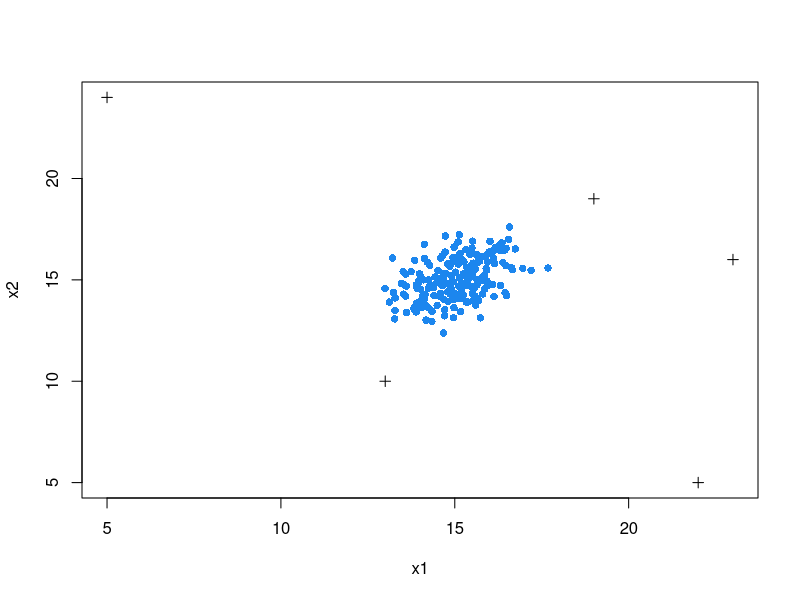
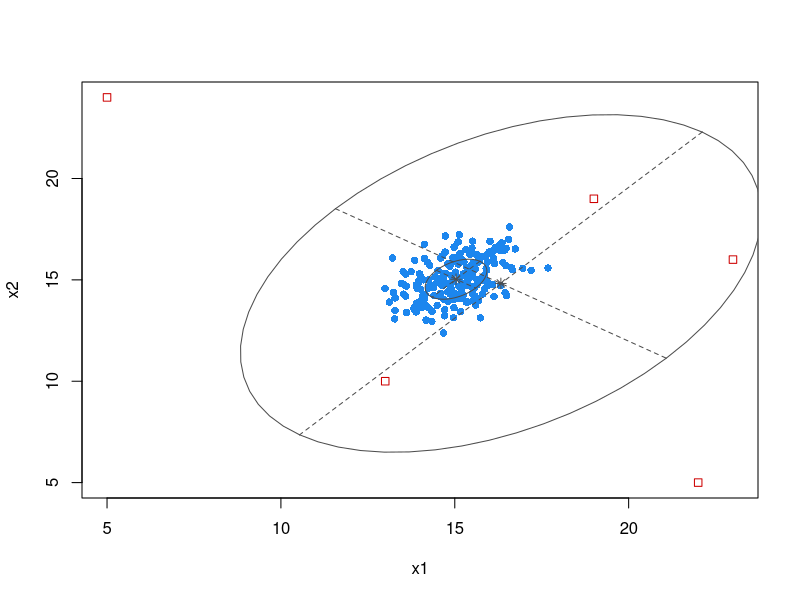
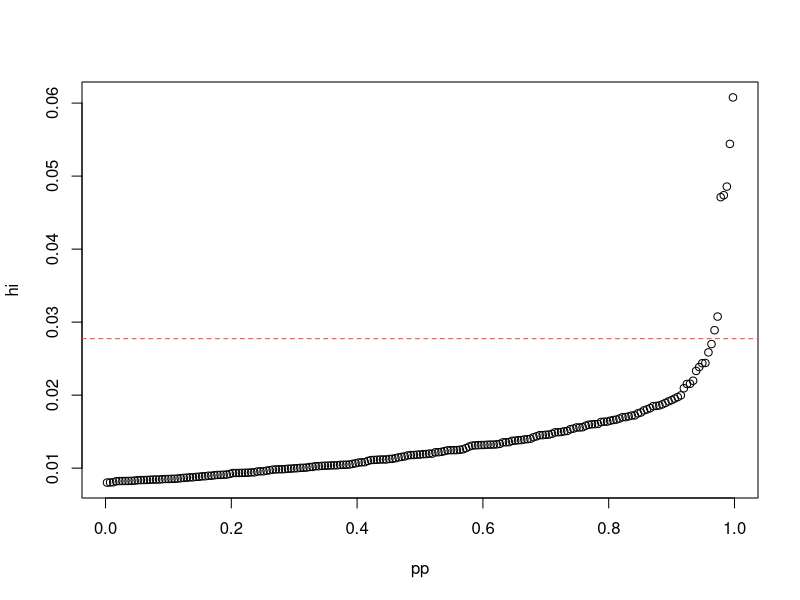
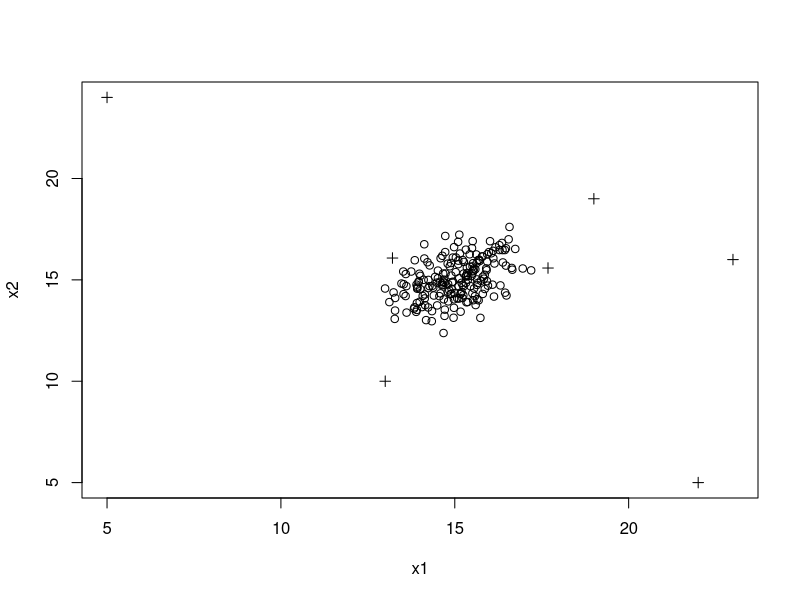
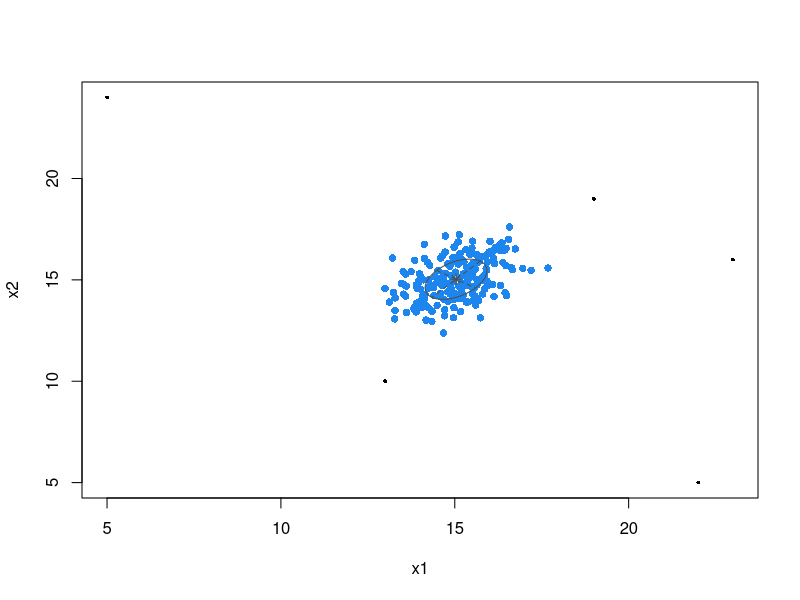
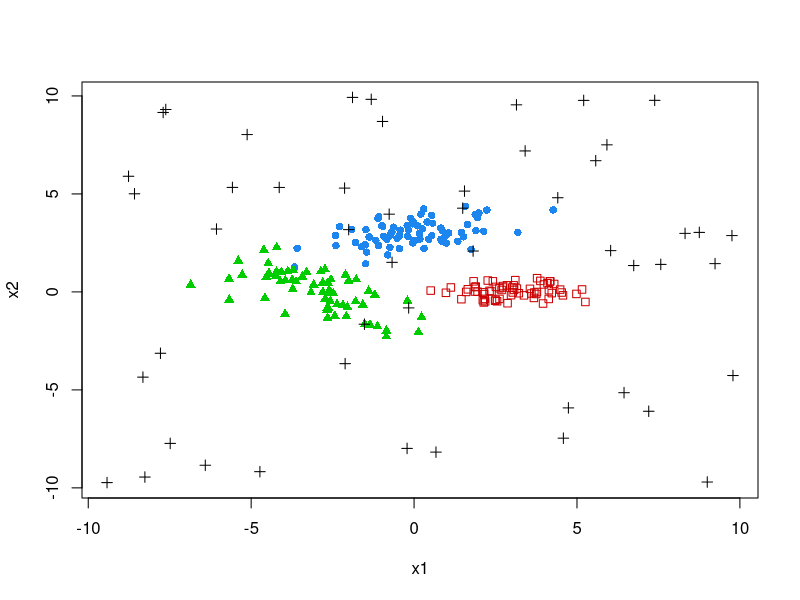
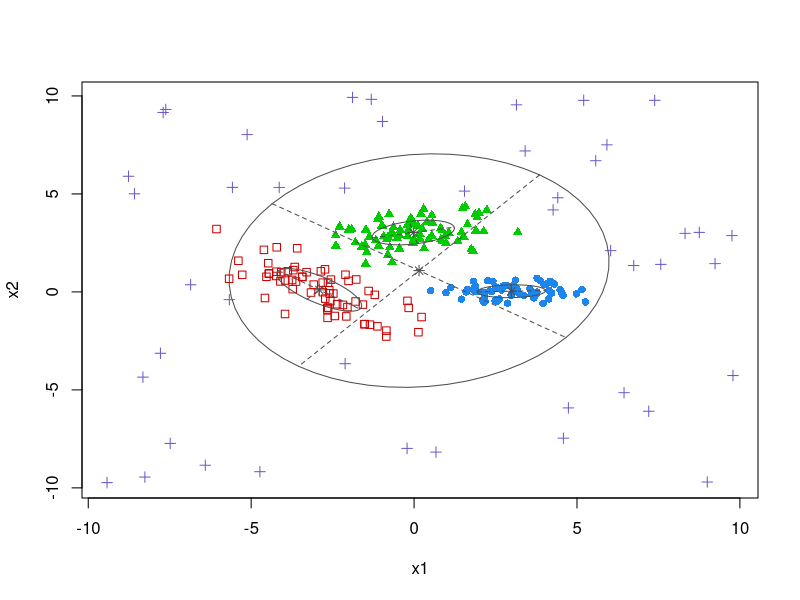
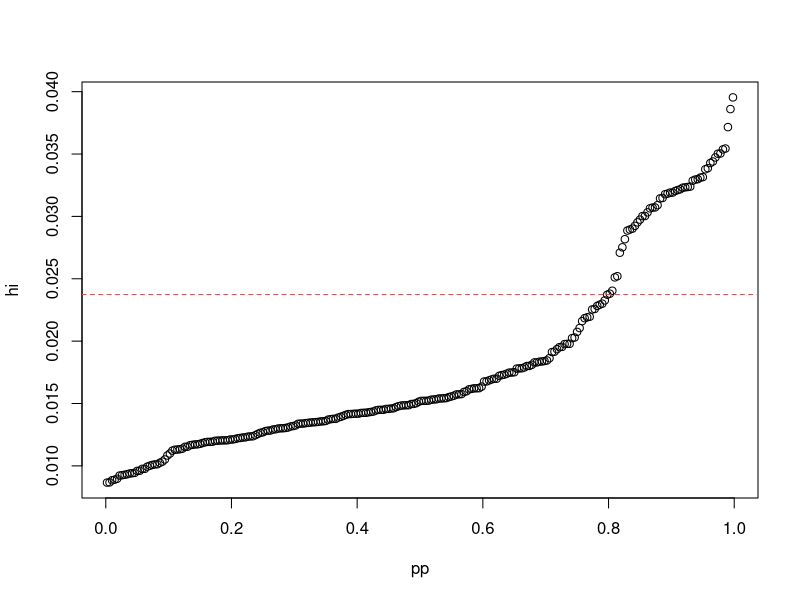

Write the R code that produced these figures, in order.
library(mclust)
colors = mclust.options("classPlotColors")
symbols = mclust.options("classPlotSymbols")
library(MASS)

# Simulated example 1: Gaussian distribution with outliers ----

set.seed(20230127)
data = mvrnorm(n = 200, mu = c(15, 15), 
               Sigma = matrix(c(1, 0.5, 0.5, 1.0), nrow = 2, ncol = 2))
noise = rbind(c(5,24), c(13,10), c(19,19), c(23,16), c(22,5))

x = cbind(x1 = c(data[,1], noise[,1]),
          x2 = c(data[,2], noise[,2]))
cluster = as.character(rep(c(1,0), c(nrow(data), nrow(noise))))
clPairs(x, cluster, colors = c("black", colors), symbols = c(3, symbols))

mod = Mclust(x)
summary(mod)
plot(mod, what = "classification")

h = -log(as.densityMclust(mod)$density)/mod$n
(H = sum(h))  # entropy

df = data.frame(pp = ppoints(length(h)),
                hi = sort(h))
plot(hi ~ pp, data = df)
abline(h = log(hypvol(mod$data))/mod$n, lty = 2, col = "indianred")

noise = ifelse(h > log(hypvol(mod$data))/mod$n, "outlier", "inlier")
clPairs(x, noise, colors = "black", symbols = c(1,3))

modNoise = Mclust(x, initialization = list(noise = (noise == "outlier")))
summary(modNoise)
plot(modNoise, what = "classification")


# Simulated example 2: Three-component Gaussian mixture with uniform random noise ----

set.seed(20230209)
n = 200
pro = c(1/3, 1/3, 1/3)
mean = cbind(c(0, 3), c(3, 0), c(-3, 0))
Sigma = array(c(2, 0.5, 0.5, 0.5,
                1, 0, 0, 0.1,
                2, -1, -1, 1),
              dim = c(2, 2, 3))
cl = sample(1:3, size = 200, prob = pro, replace = TRUE)
data = matrix(as.double(NA), nrow = n, ncol = 2)
for(k in 1:3)
  data[cl==k,] = MASS::mvrnorm(sum(cl==k), mu = mean[,k], Sigma = Sigma[,,k])
noise = matrix(runif(100, -10, 10), nrow = 50, ncol = 2)

x = cbind(x1 = c(data[,1], noise[,1]),
          x2 = c(data[,2], noise[,2]))
cluster = as.character(c(cl, rep(0, 50)))
clPairs(x, cluster, colors = c("black", colors), symbols = c(3, symbols))

mod = Mclust(x)
summary(mod$BIC)
plot(mod, what = "classification")

h = -log(as.densityMclust(mod)$density)/mod$n
(H = sum(h))  # entropy

df = data.frame(pp = ppoints(length(h)),
                hi = sort(h))
plot(hi ~ pp, data = df)
abline(h = log(hypvol(mod$data))/mod$n, lty = 2, col = "indianred")

noise = ifelse(h > log(hypvol(mod$data))/mod$n, "outlier", "inlier")
clPairs(x, noise, colors = "black", symbols = c(1,3))

modNoise = Mclust(x, initialization = list(noise = (noise == "outlier")))
summary(modNoise)
plot(modNoise, what = "classification")


# Wisconsin diagnostic breast cancer data example ----

data("wdbc", package = "mclust")
# help("wdbc", package = "mclust")
X = wdbc[, c("Texture_mean", "Area_extreme", "Smoothness_extreme")]
Diagnosis = wdbc[, "Diagnosis"]
table(Diagnosis)

ICL = mclustICL(X)
summary(ICL)
mod = Mclust(X, modelNames = "VVE", G = 2)
summary(mod)
plot(mod, what = "classification")

h = -log(as.densityMclust(mod)$density)/mod$n
(H = sum(h))  # entropy

df = data.frame(pp = ppoints(length(h)),
                hi = sort(h))
plot(hi ~ pp, data = df)
abline(h = log(hypvol(mod$data))/mod$n, lty = 2, col = "indianred")

noise = ifelse(h > log(hypvol(mod$data))/mod$n, "outlier", "inlier")
clPairs(X, noise, colors = "black", symbols = c(1,3))

modNoise = Mclust(X, initialization = list(noise = (noise == "outlier")))
summary(modNoise)
plot(modNoise, what = "classification")
